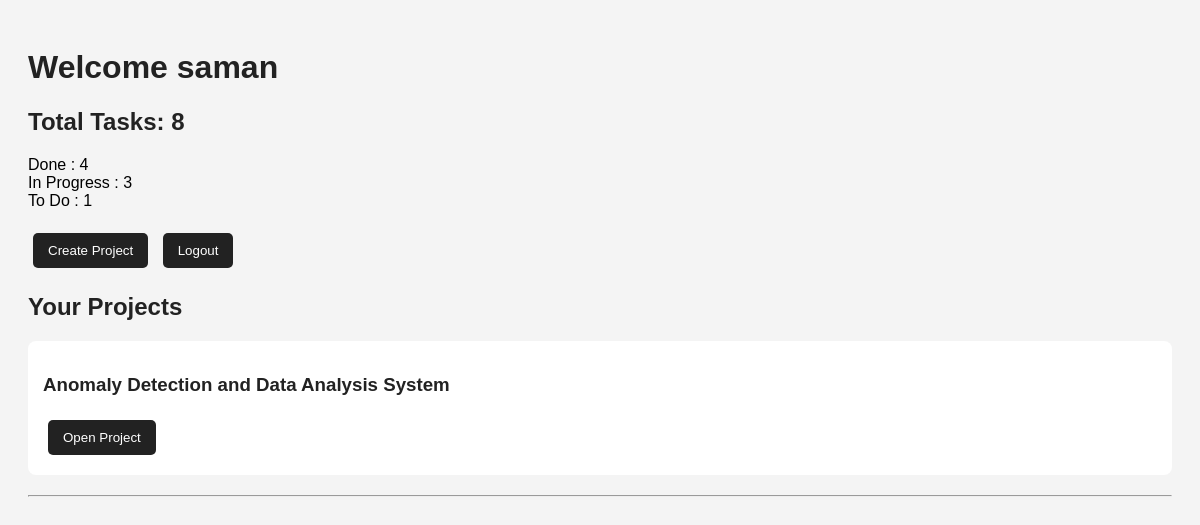
The app's page /dashboard (signed in) with its own data.
### tables this page shows
CREATE TABLE users(
             id INTEGER PRIMARY KEY AUTOINCREMENT,
             name TEXT,
             email TEXT,
             password TEXT
             );

CREATE TABLE projects(
             id INTEGER PRIMARY KEY AUTOINCREMENT,
             project_name TEXT,
             admin_id INTEGER
             );

### app.py (the view)
@app.route("/dashboard")
def dashboard():
    if "user" not in session:
        return redirect("/login")
    user = get_current_user()
    conn = get_db()
    cursor = conn.execute("""
            SELECT * FROM projects
            WHERE admin_id = ?
            OR id IN(
            SELECT project_id
            FROM project_members
            WHERE user_id = ?
            )
            """,(user[0],user[0]))
    projects = cursor.fetchall()
    cursor = conn.execute("""
    SELECT COUNT(*) FROM tasks
    """)
    t_total = cursor.fetchone()[0]
    cursor = conn.execute("""
    SELECT status , COUNT(*)
    FROM tasks
    GROUP BY status
    """)
    all_status = cursor.fetchall()
    conn.close()
    return render_template("dashboard.html",
                            user=user,
                            projects=projects,
                            t_total=t_total,
                            all_status=all_status)

### app.py (called while the page is built)
def get_db():
    conn = sqlite3.connect("database.db")
    return conn

def get_current_user():
    email = session["user"]
    conn = get_db()
    cursor = conn.execute("""
            SELECT * FROM users
            WHERE email = ?
            """,(email,))
    user = cursor.fetchone()
    conn.close()
    return user

### templates/dashboard.html (shortened to what this page needs)
<!DOCTYPE html>
<html lang="en">
<head>
    <link rel="stylesheet" href="{{ url_for('static', filename='style.css') }}">
</head>
<body>
    <h1>
        Welcome {{ user[1] }}
    </h1>
    <h2>
        Total Tasks: {{ t_total }}
    </h2>
    {% for status in all_status %}
    <span>
        {{ status[0] }} : {{ status[1] }}
    </span>
    <br>
    {% endfor %}
    <br>
    <a href="/create-project">
        <button>
            Create Project
        </button>
    </a>
    <a href="/logout">
        <button>
            Logout
        </button>
    </a>
    <h2>
        Your Projects
    </h2>
    {% for project in projects %}
    <div>
        <h3>
            {{ project[1] }}
        </h3>
        <a href="/project/{{ project[0] }}">
            <button>
                Open Project
            </button>
        </a>
    </div>
    <hr>
    {% endfor %}
</body>
</html>

### static/style.css (style rules this page uses)
body { font-family: Arial, sans-serif; background:#f4f4f4; padding:20px; }
h1,h2,h3 { color:#222; }
a { text-decoration:none; }
button { background:#222; color:white; border:none; padding:10px 15px; border-radius:5px; cursor:pointer; margin:5px; }
div { background:white; padding:15px; margin-top:10px; border-radius:8px; }
hr { margin-top:20px; }

### records on screen
users: name "saman"
projects: project_name "Anomaly Detection and Data Analysis System"

### other values on screen
{{ t_total }} "8"
{{ status[0] }} "Done" "In Progress" "To Do"
{{ status[1] }} "4" "3" "1"
